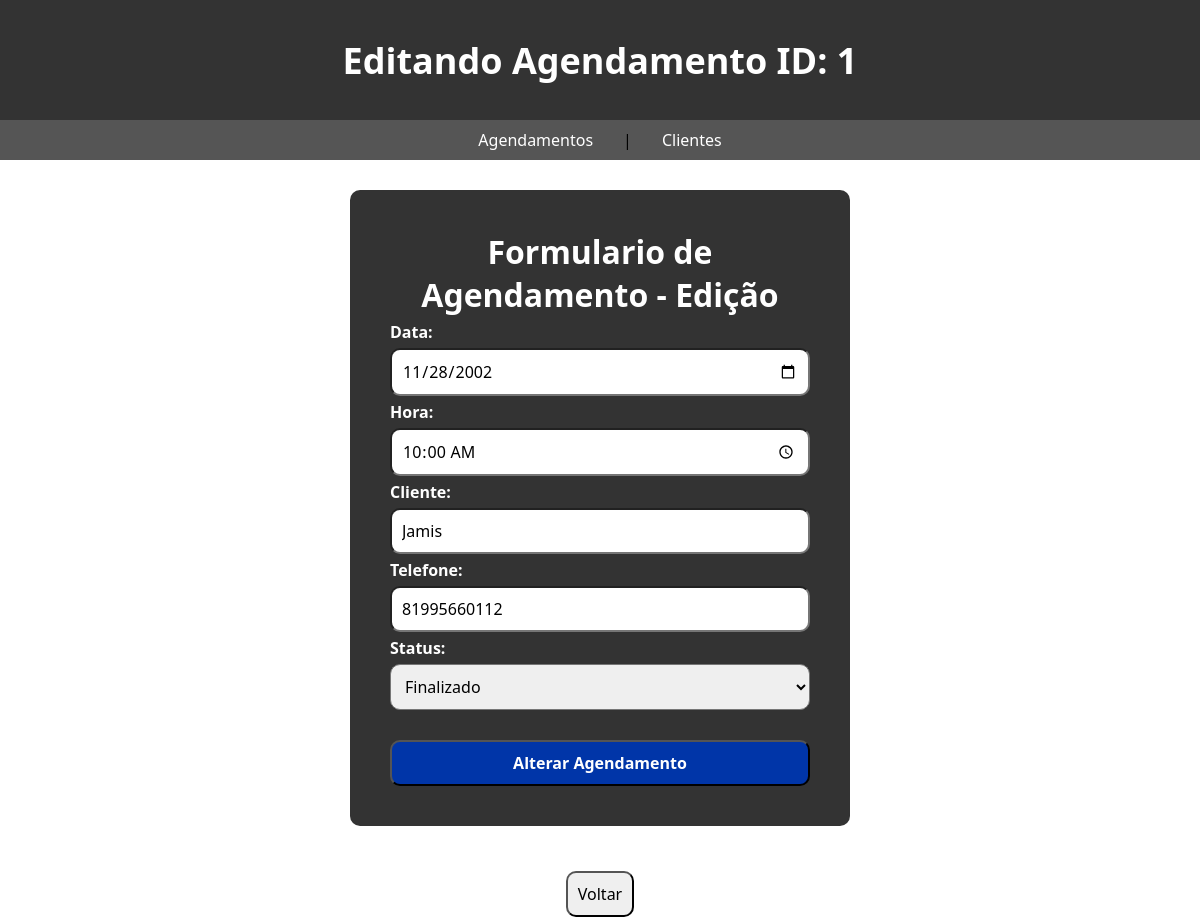
The page /Agendamentos/Edit.php?Agen_ID=1 on the database its author committed.
### tables this page shows
CREATE TABLE `agendamentos` (
  `ID` int(11) NOT NULL,
  `Data` date NOT NULL,
  `Hora` time NOT NULL,
  `Cliente` varchar(50) NOT NULL DEFAULT 'N/A',
  `Telefone` varchar(20) NOT NULL DEFAULT 'N/A',
  `Status` varchar(10) NOT NULL DEFAULT 'N/A',
  `DT_Cadastro` datetime DEFAULT current_timestamp(),
  `DT_Agendamento` datetime DEFAULT NULL ON UPDATE current_timestamp()
);

### Agendamentos/Edit.php (the view, shortened to what this page needs)
<?php
    require_once "../Core/Connection.php";
    $Query = "SELECT * FROM Agendamentos WHERE ID = :ID";
    $Select = $PDO->prepare($Query);
    $Select->bindValue(":ID", $_GET["Agen_ID"]);
    $Select->execute();
    $Result = $Select->fetch();
?>
<!DOCTYPE html>
<html lang="pt-br">
<head>
    <link rel="stylesheet" type="text/css" href="../CSS/Style.css">
</head>
<body>
    <header>
        <h1>Editando Agendamento ID: <?php echo $_GET["Agen_ID"] ?> </h1>
    </header>
    <?php include "../Includes/Nav.php"; ?>
    <main>
        <form action="_Update.php" method="POST">
            <h1>Formulario de Agendamento - Edição</h1>
            <label for="txtData">Data:</label>
            <input type="date" name="txtData" id="txtData" value="<?php echo $Result->Data; ?>">
            <label for="txtHora">Hora:</label>
            <input type="time" name="txtHora" id="txtHora" value="<?php echo $Result->Hora; ?>">
            <label for="txtCliente">Cliente:</label>
            <input type="text" name="txtCliente" id="txtCliente" placeholder="Nome Do Cliente"  value="<?php echo $Result->Cliente; ?>">
            <label for="txtTelefone">Telefone:</label>
            <input type="tel" name="txtTelefone" id="txtTelefone" placeholder="Telefone" value="<?php echo $Result->Telefone; ?>">
            <label for="txtStatus">Status:</label>
            <select name="txtStatus" id="txtStatus" value="<?php echo $Result->Status; ?>">
                <option value="Finalizado" <?php if($Result->Status == "Finalizado") { echo "selected"; } ?>>Finalizado</option>
            </select>
            <button type="submit">Alterar Agendamento</button>
        </form>
    </main>
    <div class="btnBack">
        <button>Voltar</button>
    </div>
</body>
</html>

### CSS/Style.css (style rules this page uses)
* { margin: 0; padding: 0; box-sizing: border-box; }
header { width: 100%; height: 120px; background-color: #333; display: flex; align-items: center; justify-content: center; }
header h1 { font-family: 'Segoe UI', Tahoma, Geneva, Verdana, sans-serif; font-size: 36px; color: white; }
main { display: flex; justify-content: center; margin-top: 30px; }
form { width: 500px; background-color: #333; padding: 40px; border-radius: 10px; display: flex; flex-direction: column; gap: 5px; }
form h1 { font-family: 'Segoe UI', Tahoma, Geneva, Verdana, sans-serif; font-size: 32px; color: white; text-align: center; }
form label { color: white; font-family: 'Segoe UI', Tahoma, Geneva, Verdana, sans-serif; font-size: 16px; font-weight: bold; }
form input, select, button { font-family: 'Segoe UI', Tahoma, Geneva, Verdana, sans-serif; font-size: 16px; padding: 10px; border-radius: 10px; }
form button { margin-top: 25px; cursor: pointer; background-color: #0035A8; color: white; font-weight: bold; transition: .3s ease-in-out; }
.btnBack { display: flex; justify-content: center; align-items: center; }
.btnBack button { margin-top: 45px; }

### rows shown on the page
agendamentos: txtData "11/28/2002", txtHora "10:00:00", txtCliente "Jamis", txtTelefone "81995660112", txtStatus "Finalizado"

### other values the page prints
$_GET["Agen_ID"] "1"
